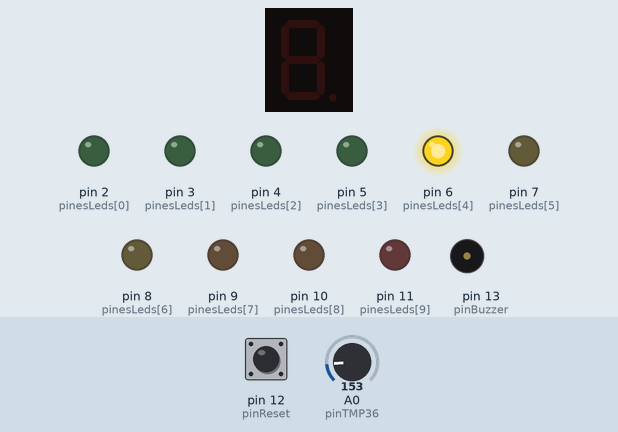
This sketch was run on a simulated Arduino Uno, built with avr-gcc and run on an emulated ATmega328P. Parts: 1-digit seven-segment display, output pins drawn as LEDs (lit = HIGH), buzzer (waves = sounding). Wiring (from diagram.json): 1-digit 7-segment display, segments lit when HIGH: segments A1, A2, A3, A4, A5. The inputs (shaded band) are chosen by the test bench; at power-on: A0 (pinTMP36) = 153, pin 12 (pinReset) HIGH. The segment pins are drawn as the display they are named for; pins used as bus, display or sensor lines are not drawn.

Above: at 1.2 s.
1.3 s: A0 (pinTMP36) set to 172
At 1.9 s:
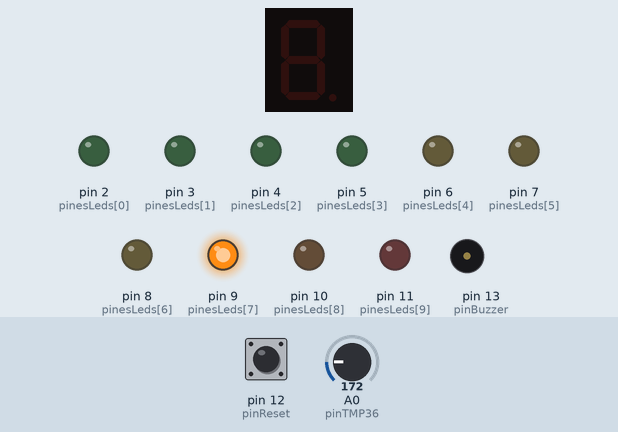
2.8 s: A0 (pinTMP36) set to 199
At 3.3 s:
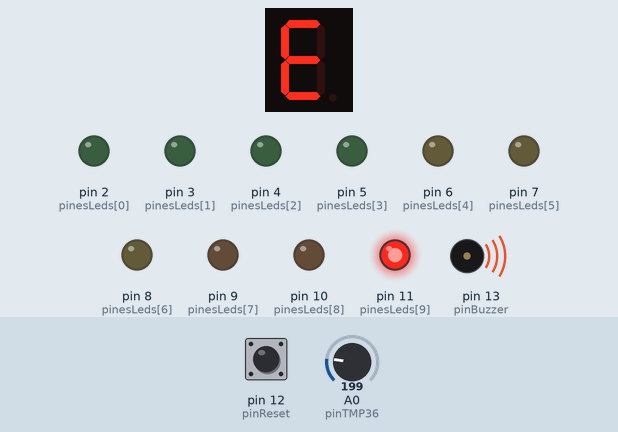
4.3 s: A0 (pinTMP36) set to 175
At 4.8 s:
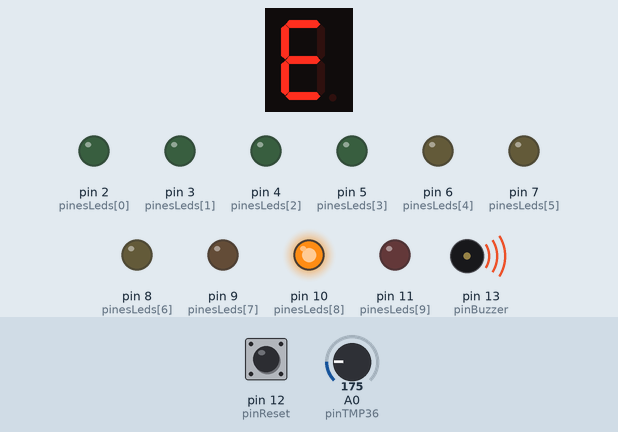
5.8 s: pin 12 (pinReset) pulled LOW for 0.15 s
At 6.2 s:
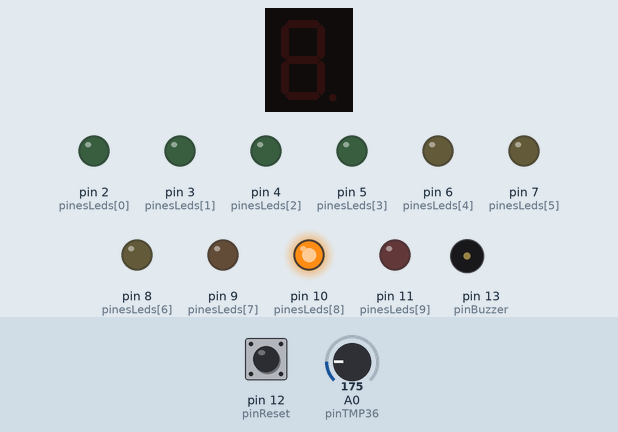
7.4 s: A0 (pinTMP36) set to 165
At 8.6 s:
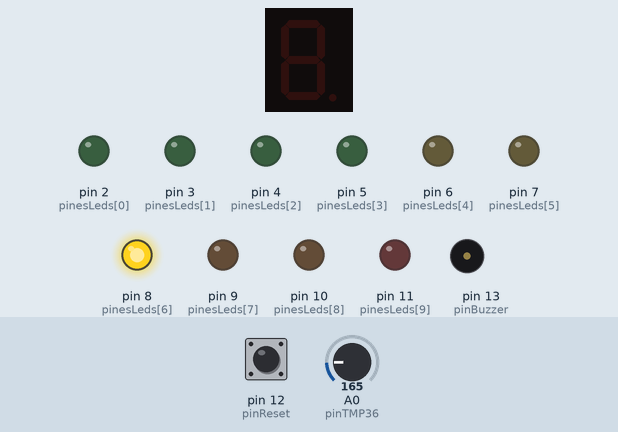
8.9 s: A0 (pinTMP36) set to 133
At 10.2 s:
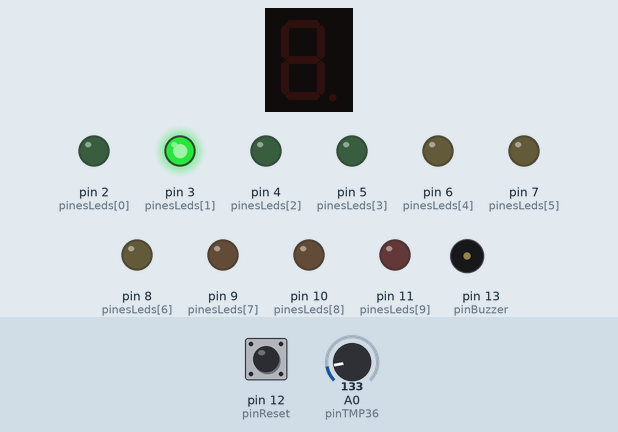
Timing chart, 0 to 11.4 s (numbered marks = the images above; inputs shaded):
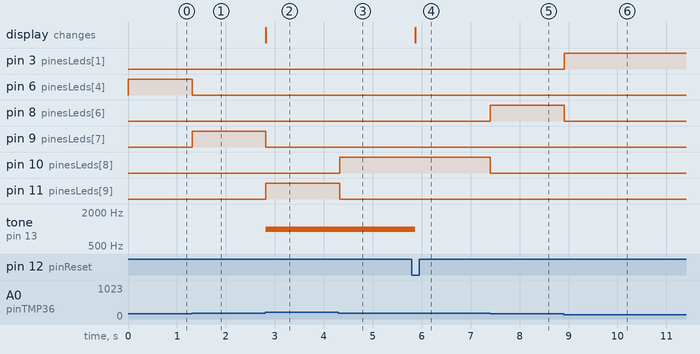

Measured:
- the behaviour switches between 180 and 181 on A0 (pinTMP36) (found by bisection; images 1 and 2)
- after the input at 1.3 s, pin 6 (pinesLeds[4]): HIGH → LOW at once; pin 9 (pinesLeds[7]): LOW → HIGH at once
- after the input at 2.8 s, pin 9 (pinesLeds[7]): HIGH → LOW at once; pin 11 (pinesLeds[9]): LOW → HIGH at once; tone on pin 13 (pinBuzzer): silent → 1000 Hz at once; the display: changes at once (image 2)
- after the input at 4.3 s, pin 10 (pinesLeds[8]): LOW → HIGH at once; pin 11 (pinesLeds[9]): HIGH → LOW at once
- after the input at 5.8 s, tone on pin 13 (pinBuzzer): 1000 Hz → silent after 0.06 s; the display: changes after 0.06 s (image 4)
- after the input at 7.4 s, pin 8 (pinesLeds[6]): LOW → HIGH at once; pin 10 (pinesLeds[8]): HIGH → LOW at once
- after the input at 8.9 s, pin 3 (pinesLeds[1]): LOW → HIGH at once; pin 8 (pinesLeds[6]): HIGH → LOW at once

The sketch:

sketch.ino
```cpp
// Pines del sensor, pulsador y buzzer
const int pinTMP36  = A0;
const int pinReset  = 12;
const int pinBuzzer = 13;

// Pines de los 10 LEDs (LED 1 = 10 C ... LED 10 = 40 C)
const int pinesLeds[10] = {2, 3, 4, 5, 6, 7, 8, 9, 10, 11};

// Pines del display de 7 segmentos para formar la letra "E" (A, D, E, F, G)
const int segmentosE[5] = {A1, A2, A3, A4, A5};

bool alarmaActiva = false;

void mostrarLetraE(bool encender) {
  for (int i = 0; i < 5; i++) {
    digitalWrite(segmentosE[i], encender ? HIGH : LOW);
  }
}

void setup() {
  for (int i = 0; i < 10; i++) {
    pinMode(pinesLeds[i], OUTPUT);
  }
  for (int i = 0; i < 5; i++) {
    pinMode(segmentosE[i], OUTPUT);
  }

  pinMode(pinReset, INPUT_PULLUP);
  pinMode(pinBuzzer, OUTPUT);
  mostrarLetraE(false);
}

void loop() {
  // Leer temperatura del sensor TMP36
  float voltaje = analogRead(pinTMP36) * (5.0 / 1024.0);
  float temperatura = (voltaje - 0.5) * 100.0;

  // Calcular indice del LED correspondiente al rango 10 C - 40 C (modo punto)
  int ledActual = -1;
  if (temperatura >= 9.5) {
    ledActual = constrain((int)round((temperatura - 10.0) * 9.0 / 30.0), 0, 9);
  }

  // Encender unicamente el LED del intervalo actual
  for (int i = 0; i < 10; i++) {
    digitalWrite(pinesLeds[i], (i == ledActual) ? HIGH : LOW);
  }

  // Activar y mantener alarma al llegar al LED 10 (40 C)
  if (ledActual == 9) {
    alarmaActiva = true;
  }

  // Reiniciar alarma al presionar el pulsador de reset
  if (digitalRead(pinReset) == LOW) {
    delay(30);
    if (digitalRead(pinReset) == LOW && ledActual < 9) {
      alarmaActiva = false;
    }
  }

  // Controlar buzzer y display mostrando "E"
  if (alarmaActiva) {
    tone(pinBuzzer, 1000);
    mostrarLetraE(true);
  } else {
    noTone(pinBuzzer);
    mostrarLetraE(false);
  }

  delay(50);
}
```
